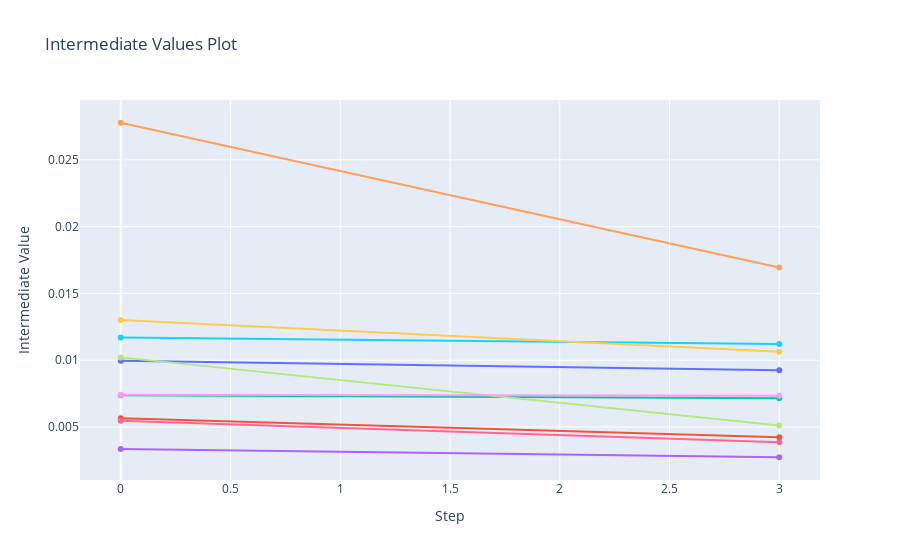

Write notebook code for a chart like this one.
### Code cell


### Figure 1 — Plotly figure (JSON) as saved in the notebook; plotly's stock layout.template omitted (floating-point values rounded to 4 significant figures)
{"data": [{"marker": {"maxdisplayed": 10}, "mode": "lines+markers", "name": "Trial4", "type": "scatter", "x": [0, 3], "y": [0.009968, 0.009258]}, {"marker": {"maxdisplayed": 10}, "mode": "lines+markers", "name": "Trial5", "type": "scatter", "x": [0, 3], "y": [0.005656, 0.004244]}, {"marker": {"maxdisplayed": 10}, "mode": "lines+markers", "name": "Trial6", "type": "scatter", "x": [0, 3], "y": [0.007379, 0.007158]}, {"marker": {"maxdisplayed": 10}, "mode": "lines+markers", "name": "Trial7", "type": "scatter", "x": [0, 3], "y": [0.003355, 0.002738]}, {"marker": {"maxdisplayed": 10}, "mode": "lines+markers", "name": "Trial8", "type": "scatter", "x": [0, 3], "y": [0.02778, 0.01695]}, {"marker": {"maxdisplayed": 10}, "mode": "lines+markers", "name": "Trial9", "type": "scatter", "x": [0, 3], "y": [0.0117, 0.01121]}, {"marker": {"maxdisplayed": 10}, "mode": "lines+markers", "name": "Trial10", "type": "scatter", "x": [0, 3], "y": [0.005469, 0.00387]}, {"marker": {"maxdisplayed": 10}, "mode": "lines+markers", "name": "Trial11", "type": "scatter", "x": [0, 3], "y": [0.01021, 0.005119]}, {"marker": {"maxdisplayed": 10}, "mode": "lines+markers", "name": "Trial12", "type": "scatter", "x": [0, 3], "y": [0.007412, 0.007338]}, {"marker": {"maxdisplayed": 10}, "mode": "lines+markers", "name": "Trial13", "type": "scatter", "x": [0, 3], "y": [0.01301, 0.01064]}], "layout": {"autosize": true, "showlegend": false, "title": {"text": "Intermediate Values Plot"}, "xaxis": {"autorange": true, "range": [-0.179, 3.179], "title": {"text": "Step"}, "type": "linear"}, "yaxis": {"autorange": true, "range": [0.0009034, 0.02962], "title": {"text": "Intermediate Value"}, "type": "linear"}}}
